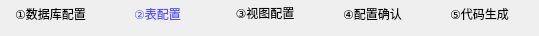
        <widget class="QWidget" name="page_step_12">
         <widget class="QWidget" name="layoutWidget_24">
          <property name="geometry">
           <rect>
            <x>0</x>
            <y>0</y>
            <width>530</width>
            <height>27</height>
           </rect>
          </property>
          <layout class="QHBoxLayout" name="horizontalLayout_56">
           <item>
            <widget class="QLabel" name="label_step1_12">
             <property name="styleSheet">
              <string notr="true"/>
             </property>
             <property name="text">
              <string>①数据库配置</string>
             </property>
             <property name="alignment">
              <set>Qt::AlignCenter</set>
             </property>
            </widget>
           </item>
           <item>
            <widget class="QLabel" name="label_step2_12">
             <property name="styleSheet">
              <string notr="true">QLabel
{
	
	color: rgb(85, 85, 255);
}</string>
             </property>
             <property name="text">
              <string>②表配置</string>
             </property>
             <property name="alignment">
              <set>Qt::AlignCenter</set>
             </property>
            </widget>
           </item>
           <item>
            <widget class="QLabel" name="label_step3_12">
             <property name="sizePolicy">
              <sizepolicy hsizetype="Preferred" vsizetype="Fixed">
               <horstretch>0</horstretch>
               <verstretch>0</verstretch>
              </sizepolicy>
             </property>
             <property name="text">
              <string>③视图配置</string>
             </property>
             <property name="alignment">
              <set>Qt::AlignCenter</set>
             </property>
            </widget>
           </item>
           <item>
            <widget class="QLabel" name="label_step4_12">
             <property name="text">
              <string>④配置确认</string>
             </property>
             <property name="alignment">
              <set>Qt::AlignCenter</set>
             </property>
            </widget>
           </item>
           <item>
            <widget class="QLabel" name="label_step5_12">
             <property name="text">
              <string>⑤代码生成</string>
             </property>
             <property name="alignment">
              <set>Qt::AlignCenter</set>
             </property>
            </widget>
           </item>
          </layout>
         </widget>
        </widget>
